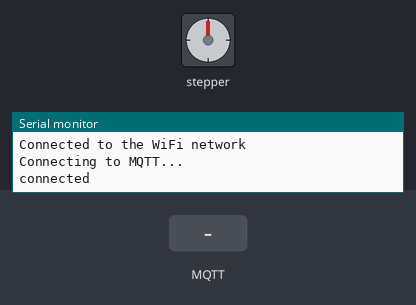
This sketch was run on a simulated ESP8266 (Wemos D1 mini). Parts: stepper motor, the last lines printed to the serial monitor. Inputs (shaded band) come from the test bench. WiFi joins after 1.5 s; servers stay silent unless stated; no MQTT or app messages arrive unless stated; stepper angles assume 2048 steps per turn.

Above: at 2.7 s.
2.8 s: MQTT message "ON" arrives on the first subscribed topic
At 3.35 s:
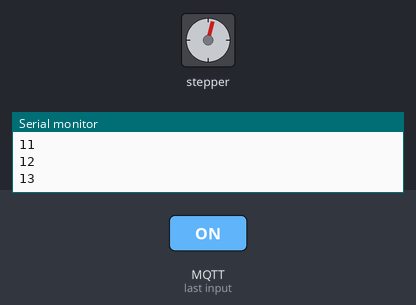
At 3.97 s:
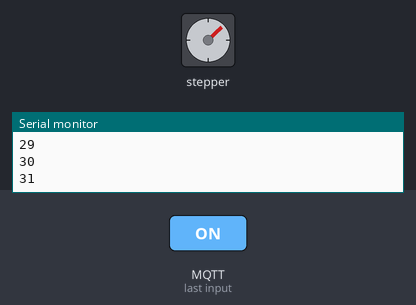
8.8 s: MQTT message "1" arrives on the first subscribed topic
At 9.22 s:
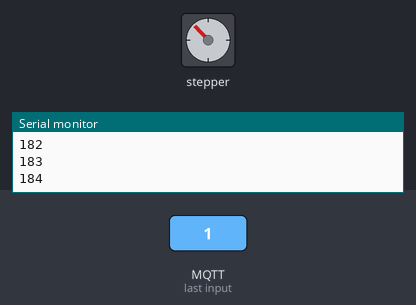
11.4 s: MQTT message "on" arrives on the first subscribed topic
12.9 s: MQTT message "off" arrives on the first subscribed topic
Timing chart, 0 to 15.4 s (numbered marks = the images above; inputs shaded):
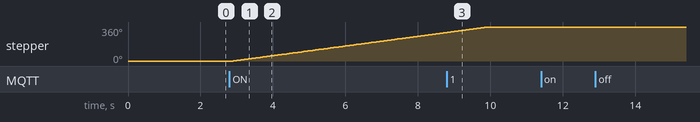

Measured:
- after the input at 2.8 s, stepper: keeps turning clockwise at about 51°/s, starting after 0.10 s

The sketch:

MQTT_WEMOS.ino
```cpp
#include <ESP8266WiFi.h>    // Wifi on ESP8266
#include <PubSubClient.h>   // Mqtt library
#include <Stepper.h>        //Stepper Library

const int stepsPerRevolution = 32*64;
Stepper myStepper(stepsPerRevolution, D8, D7, D6, D5);

// Wifi acces - change value
const char* ssid = "SSID";
const char* password =  "WIFIPASSWD";

// MQTT Acces - change value
const char* mqttServer = "MQTT ADDRESS";
const int mqttPort = 1883;
const char* mqttUser = "YourMqttUser";
const char* mqttPassword = "YourMqttUserPassword";

// Initialize the client library
WiFiClient espClient;
PubSubClient client(espClient);

void setup() {

  Serial.begin(115200);

  WiFi.begin(ssid, password);

  while (WiFi.status() != WL_CONNECTED) {
    delay(500);
    Serial.println("Connecting to WiFi..");
  }
  Serial.println("Connected to the WiFi network");

  client.setServer(mqttServer, mqttPort);
  client.setCallback(callback);

  while (!client.connected()) {
    Serial.println("Connecting to MQTT...");

    if (client.connect("ESP8266Client", mqttUser, mqttPassword )) {

      Serial.println("connected");

    } else {

      Serial.print("failed with state ");
      Serial.print(client.state());
      delay(2000);

    }
  }

  client.publish("esp/test", "Hello from ESP8266");
  client.subscribe("esp/test");
}

void callback(char* topic, byte* payload, unsigned int length) {

  Serial.print("Message arrived in topic: ");
  Serial.println(topic);

  Serial.print("Message:");
  String mqttMessage;
  for (int i = 0; i < length; i++) {

    Serial.print((char)payload[i]);
    mqttMessage = mqttMessage +(char)payload[i];
  }

  Serial.println();
  Serial.println("-----------------------");
  delay(100);
  if (mqttMessage=="ON") {
    Serial.println("Reçu On");
    myStepper.setSpeed(10);
    int stepDone=0;
    while(stepDone<=204) {
      myStepper.step(10);
      stepDone++;
      Serial.println(stepDone);
      delay(5);
    }
  }
}

void loop() {
  client.loop();
}
```
